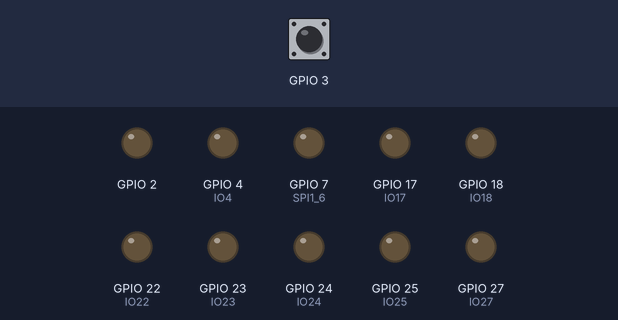
A program run on a simulated Raspberry Pi (BCM pin numbers). Parts: output pins drawn as LEDs (lit = HIGH). The test bench sets the inputs (shaded band); at power-on: GPIO 3 HIGH. What the program prints to the terminal is not drawn. At 0.0 s the program stops and its outputs stay as they are.

Above: at 0.1 s.
Timing chart, 0 to 1.5 s (numbered marks = the images above):
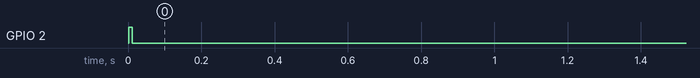

Measured:
- by itself, GPIO 2: LOW → HIGH at 0.00 s, → LOW 0.01 s later

The program:

fastTest-RPT2.py
```python
#!/usr/bin/env python

'''fastTest-RPT2.py

Code to test a RPIO-TINY-2 card.

This code must be run as Superuser on the Raspberry Pi.

============
Dependencies
============

Need to:

* sudo apt-get install python-dev
* sudo apt-get install python-pip python2.7-dev
* sudo apt-get install python-rpi.gpio
* sudo pip install flask

====
Code
====
'''

import RPi.GPIO as GPIO
import os
import time

# Assign all of the GPIO lines (by board pin numbering) to their corresponding jacks
# on the GVS card.

I2C_3 = 2
I2C_4 = 3
UART_3 = 14
UART_4 = 15
SPI0_3 = 10
SPI0_4 = 9
SPI0_5 = 11
SPI0_6 = 8
SPI1_6 = 7
IO4 = 4
IO5 = 5
IO6 = 6
IO12 = 12
IO13 = 13
IO16 = 16
IO17 = 17
IO18 = 18
IO19 = 19
IO20 = 20
IO21 = 21
IO22 = 22
IO23 = 23
IO24 = 24
IO25 = 25
IO26 = 26
IO27 = 27

def blinkLED(channel):
	'''Function to blink an LED attached to an output channel
	Drives line high for a short time and then drives it low.
	The high level output turns on the LED.
	'''
	GPIO.output(channel, 1)
	time.sleep(0.5)
	GPIO.output(channel, 0)

def testPair(ch1,ch2):
	'''Function to test I/O Pair.
	Sets one pin to be an output and the other pin to be an input.
	Set the output high and check the input matches.
	Set the output low and check the output matches.
	Then switch the input/output channels and repeat.
	'''
	GPIO.setup(ch1, GPIO.OUT)
	GPIO.setup(ch2, GPIO.IN)
	GPIO.output(ch1, 1)
	time.sleep(0.01)
	if GPIO.input(ch2) != 1:
		print 'Error reading high on channels', ch1, ch2
		return False
	GPIO.output(ch1, 0)
	time.sleep(0.01)
	if GPIO.input(ch2) != 0:
		print 'Error reading low on channels', ch1, ch2
		return False
	GPIO.setup(ch1, GPIO.IN)
	#
	GPIO.setup(ch2, GPIO.OUT)
	GPIO.setup(ch1, GPIO.IN)
	GPIO.output(ch2, 1)
	time.sleep(0.01)
	if GPIO.input(ch1) != 1:
		print 'Error reading high on channels', ch1, ch2
		return False
	GPIO.output(ch2, 0)
	time.sleep(0.01)
	if GPIO.input(ch1) != 0:
		print 'Error reading low on channels', ch1, ch2
		return False
	GPIO.setup(ch2, GPIO.IN)
	return True

def daisyTests():
	if testPair(I2C_3,I2C_4) == False:
		print 'Test failed'
		return False
	if testPair(UART_3,UART_4) == False:
		print 'Test failed'
		return False
	if testPair(SPI0_3,SPI0_4) == False:
		print 'Test failed'
		return False
	if testPair(SPI0_5,SPI0_6) == False:
		print 'Test failed'
		return False
	return True

GPIO.setmode(GPIO.BCM)	# setup GPIO using Board numbering

# Set all of the pins to outputs

GPIO.setup(IO4, GPIO.OUT)
GPIO.setup(IO18, GPIO.OUT)
GPIO.setup(IO17, GPIO.OUT)
GPIO.setup(IO27, GPIO.OUT)
GPIO.setup(IO23, GPIO.OUT)
GPIO.setup(IO22, GPIO.OUT)
GPIO.setup(IO24, GPIO.OUT)
GPIO.setup(IO25, GPIO.OUT)
GPIO.setup(SPI1_6, GPIO.OUT)

# CTRL-C to exit which is not a particularly elegant exit strategy, but this is a demo program

print 'Daisy chain connectors on I2C, UART and SP0'
print 'LEDs on 5V outputs and SP1'

while 1:
	if daisyTests() == True:
		print 'Daisy test passed'
	else:
		print 'Daisy test failed'
		break;
	blinkLED(IO4)
	blinkLED(IO18)
	blinkLED(IO17)
	blinkLED(IO27)
	blinkLED(IO22)
	blinkLED(IO23)
	blinkLED(IO24)
	blinkLED(IO25)
	blinkLED(SPI1_6)
```
